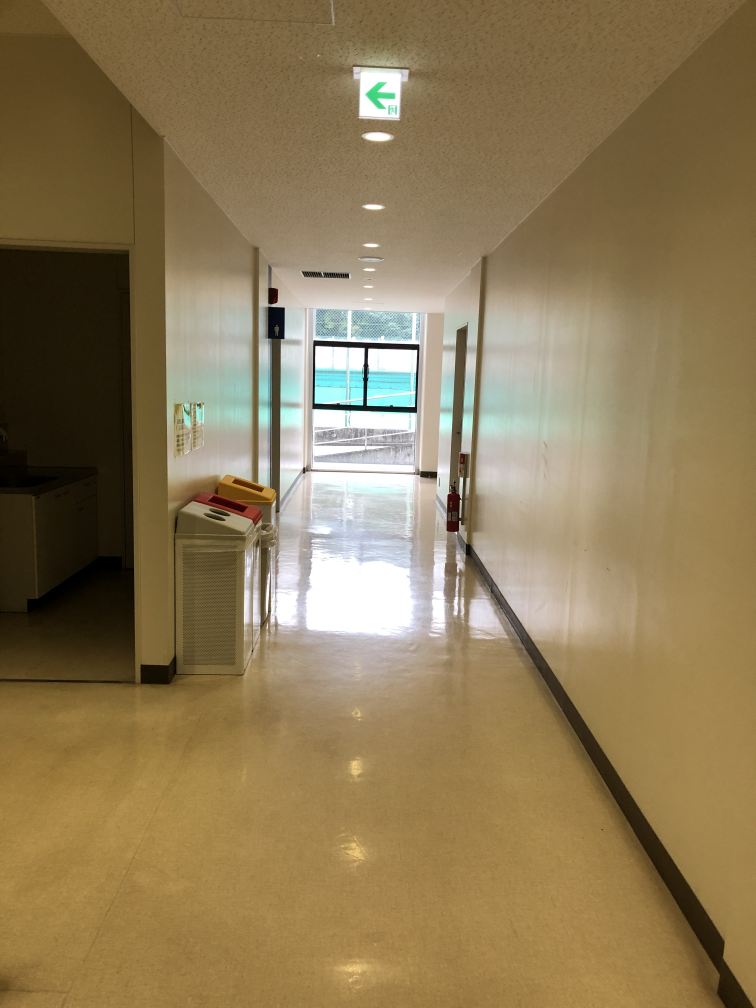
#> input picture orb_feature_test/photos/IMG_2319.JPG, 3024 x 4032 px (shown at 1/4 size)
$ python orb_feature_test.py
#> lines starting #> are read from the running program, lines starting #| are printed output that depends on the picture
import numpy as np
import cv2 as cv
from matplotlib import pyplot as plt

def scale_to_resolation(img, resolation):
    """指定した解像度になるように、アスペクト比を固定して、リサイズする。
    """
    h, w = img.shape[:2]
    scale = (resolation / (w * h)) ** 0.5
    return cv.resize(img, dsize=None, fx=scale, fy=scale)


img = cv.imread('./photos/IMG_2319.JPG',0)
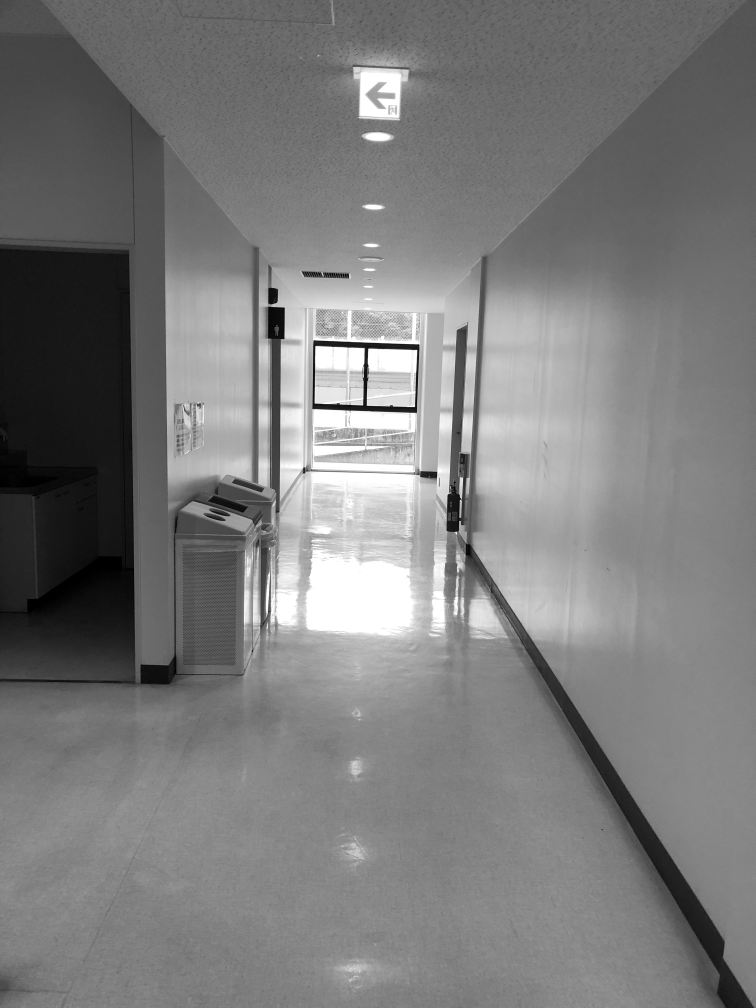
#> img: shape (4032, 3024) (shown at 1/4 size); min 0, max 255, mean 123.3
img = scale_to_resolation(img, 256 * 256)
#> in scale_to_resolation, `return cv.resize(img, dsize=None, fx=scale, fy=scale)`:
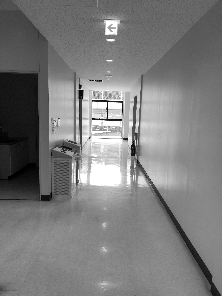
#> returned value: shape (296, 222); min 0, max 255, mean 123.1

# Initiate ORB detector
orb = cv.ORB_create()

# find the keypoints with ORB
kp = orb.detect(img,None)
#> kp = 453 keypoints; strongest (x, y, size): (120, 104, 31), (122, 102, 31), (107, 119, 37.2), (106, 101, 37.2)

# compute the descriptors with ORB
kp, des = orb.compute(img, kp)

# draw only keypoints location,not size and orientation
img2 = cv.drawKeypoints(img, kp, None, color=(0,255,0), flags=0)
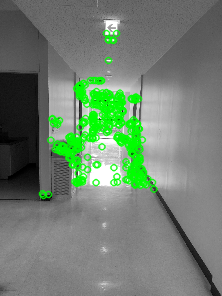
#> img2: shape (296, 222, 3); mean of channels 0, 1, 2 111.7, 129.2, 111.7; drawn as B, G, R
plt.imshow(img2), plt.show()

$ run again, with orb_feature_test/photos/IMG_2313.JPG copied over orb_feature_test/photos/IMG_2319.JPG
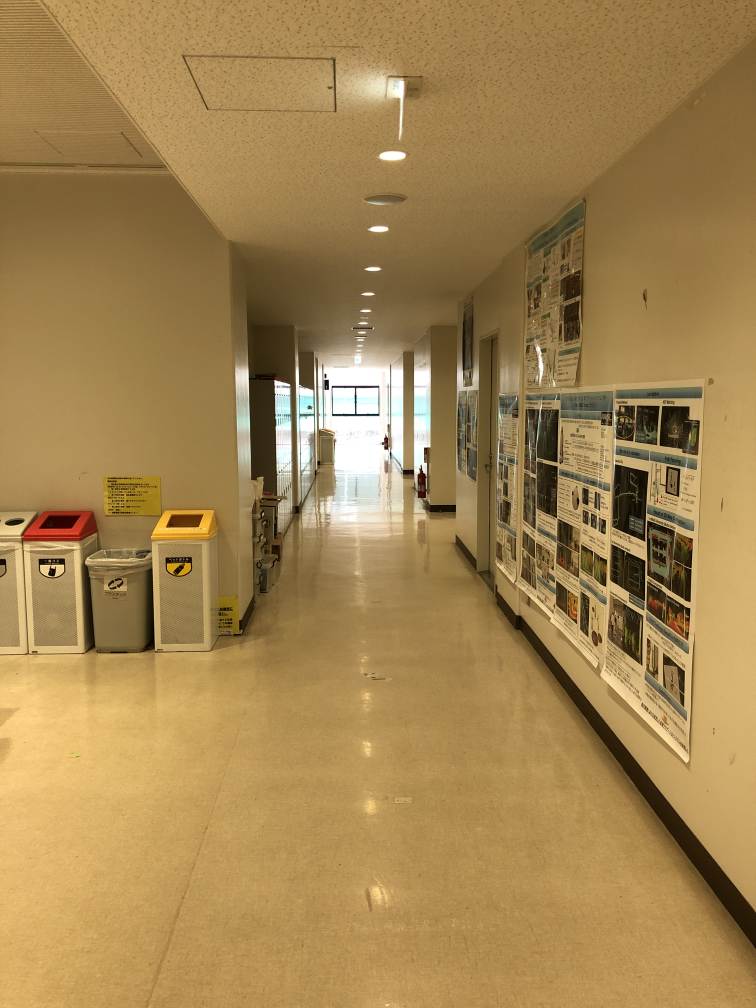
#> input picture orb_feature_test/photos/IMG_2313.JPG, 3024 x 4032 px (shown at 1/4 size)
#> in scale_to_resolation, `return cv.resize(img, dsize=None, fx=scale, fy=scale)`:
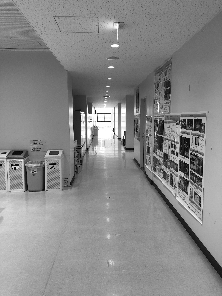
#> returned value: shape (296, 222); min 0, max 255, mean 135.6
#> kp = 434 keypoints; strongest (x, y, size): (99, 121, 31), (90, 112, 31), (97, 117, 31), (81, 114, 31)
#> `img2 = cv.drawKeypoints(img, kp, None, color=(0,255,0), flags=0)`:
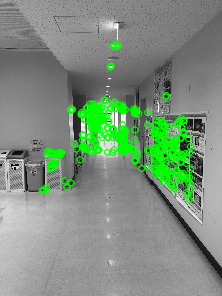
#> img2: shape (296, 222, 3); mean of channels 0, 1, 2 125.8, 144.1, 125.8; drawn as B, G, R

$ run again, with orb_feature_test/photos/IMG_2314.JPG copied over orb_feature_test/photos/IMG_2319.JPG
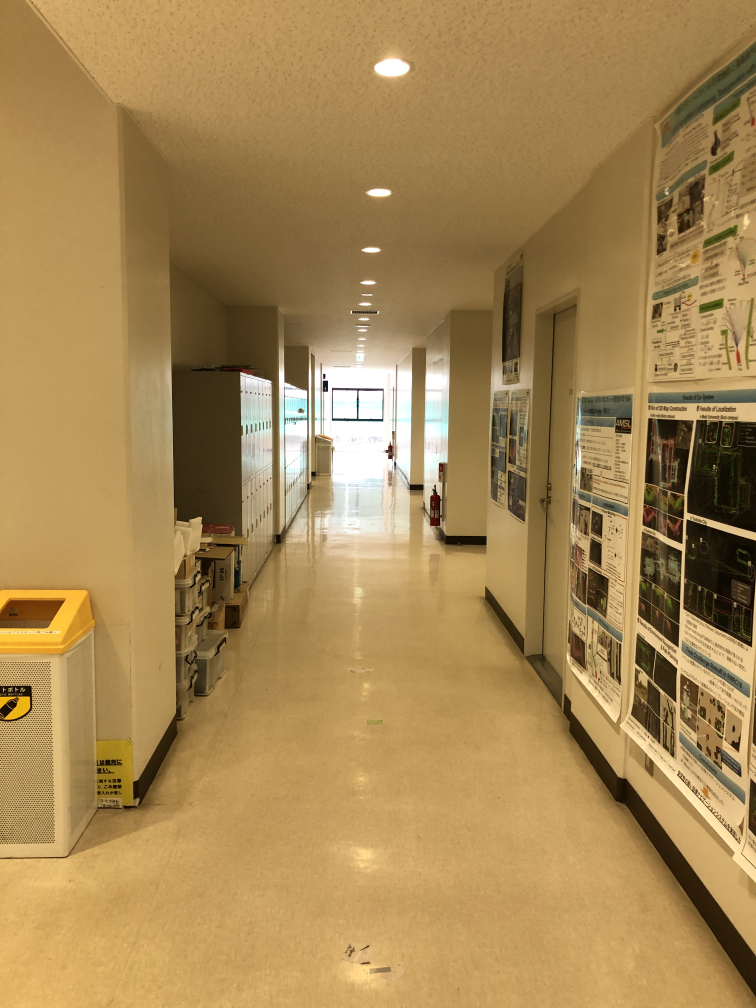
#> input picture orb_feature_test/photos/IMG_2314.JPG, 3024 x 4032 px (shown at 1/4 size)
#> in scale_to_resolation, `return cv.resize(img, dsize=None, fx=scale, fy=scale)`:
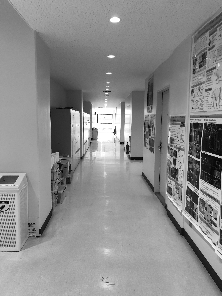
#> returned value: shape (296, 222); min 0, max 255, mean 138.5
#> kp = 430 keypoints; strongest (x, y, size): (123, 143, 31), (78, 112, 31), (71, 110, 31), (88, 114, 31)
#> `img2 = cv.drawKeypoints(img, kp, None, color=(0,255,0), flags=0)`:
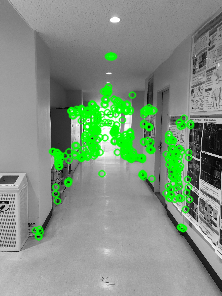
#> img2: shape (296, 222, 3); mean of channels 0, 1, 2 128.2, 146.3, 128.2; drawn as B, G, R

$ run again, with orb_feature_test/photos/IMG_2315.JPG copied over orb_feature_test/photos/IMG_2319.JPG
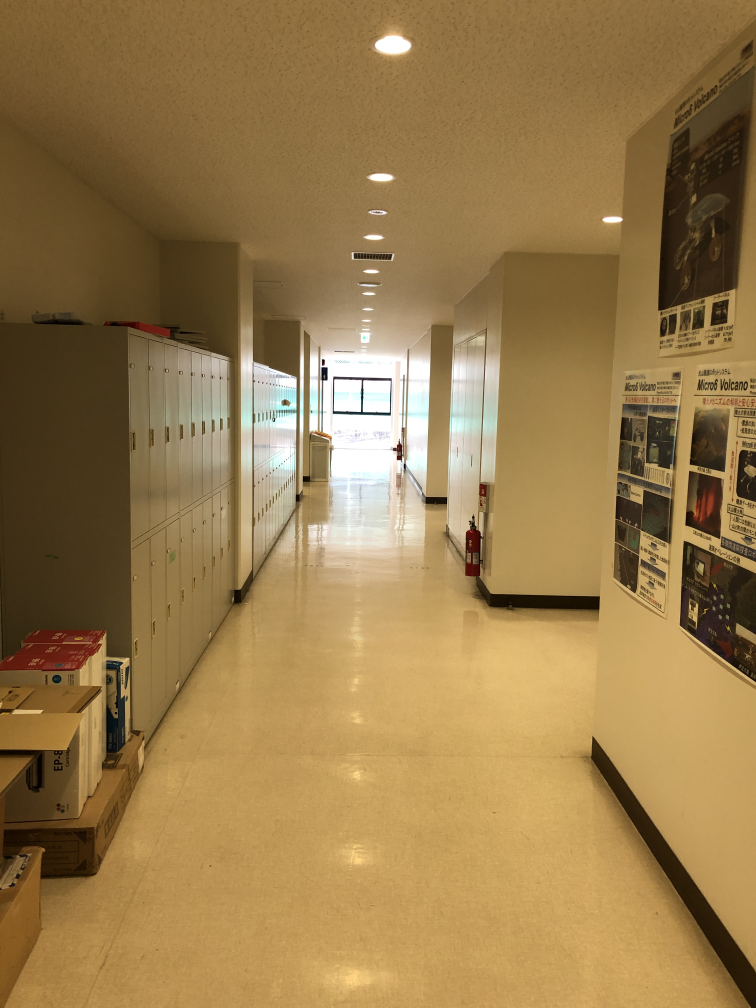
#> input picture orb_feature_test/photos/IMG_2315.JPG, 3024 x 4032 px (shown at 1/4 size)
#> in scale_to_resolation, `return cv.resize(img, dsize=None, fx=scale, fy=scale)`:
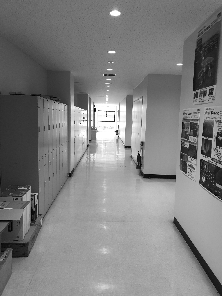
#> returned value: shape (296, 222); min 0, max 255, mean 126.7
#> kp = 433 keypoints; strongest (x, y, size): (114, 119, 31), (112, 121, 31), (94, 110, 31), (116, 131, 31)
#> `img2 = cv.drawKeypoints(img, kp, None, color=(0,255,0), flags=0)`:
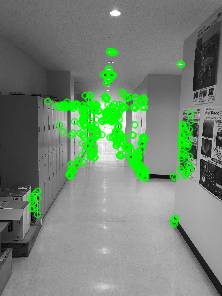
#> img2: shape (296, 222, 3); mean of channels 0, 1, 2 115.9, 133.6, 115.9; drawn as B, G, R
